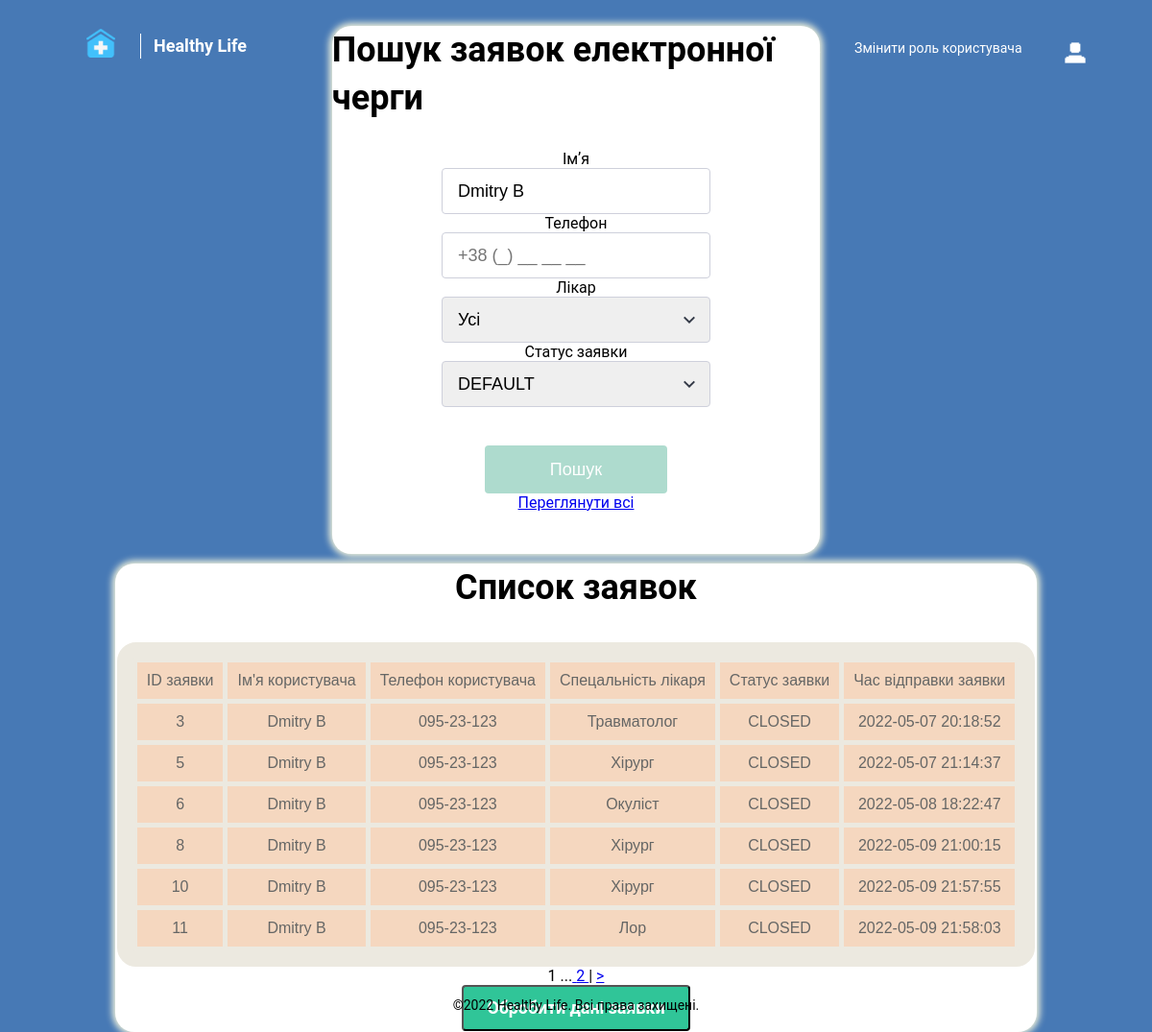
Screenshot of /history.php (signed in) with the database file from the repository.
### tables this page shows
CREATE TABLE `requests` (
  `requests_id` int(11) NOT NULL,
  `user_custom_id` int(11) DEFAULT NULL,
  `user_name` char(60) NOT NULL,
  `user_phone` char(50) NOT NULL,
  `doctor_profession` char(40) NOT NULL,
  `requests_status` char(50) NOT NULL,
  `request_time` datetime NOT NULL,
  `employee_id` int(11) DEFAULT NULL
);

### history.php (the view, shortened to what this page needs)
<!DOCTYPE html>
<html lang="en">
<head>
    <link rel="stylesheet" href="/style/style.css">
    <link href="http://fonts.cdnfonts.com/css/roboto" rel="stylesheet">
</head>
<body>
<header class="header">
    <nav class="nav-bar secondary-text">
        <div class="nav-bar-wrapper">
            <div class="nav-logo-wrapper">
                <a class="nav-logo" type="submit" style="cursor: pointer;" onclick="window.location.href='/index.php'"></a>
                <a class="nav-title" type="submit" style="cursor: pointer;" onclick="window.location.href='/index.php'">Healthy Life</a>
            </div>
            <div class="nav-menu-wrapper">
                <a class="nav-menu-item" type="submit" style="cursor: pointer;" onclick="window.location.href='/index.php'">Головна</a>
                <a class="nav-menu-item" type="submit" style="cursor: pointer;" onclick="window.location.href='/history.php'">Пошук заявок</a>
                <?php if ($_SESSION['role'] == 2 && $_SESSION['user'] == true){?>
                    <a class="nav-menu-item" type="submit" style="cursor: pointer;" onclick="window.location.href='/panel.php'">Змінити роль користувача</a>
                <?php } elseif ($_SESSION['role'] == 1 && $_SESSION['user'] == true) {?>
                    <a class="nav-menu-item" type="submit" style="cursor: pointer;" onclick="window.location.href='/history.php'">Обрати заявки на обробку</a>
                <?php } elseif ($_SESSION['role'] == 0 && $_SESSION['user'] == true){?>
                    <a class="nav-menu-item" type="submit" style="cursor: pointer;" onclick="window.location.href='/index.php'">Вітаємо, <?php echo $_SESSION['username']; ?></a>
                <?php } else {?>
                    <a class="nav-menu-item" type="submit" style="cursor: pointer;" onclick="window.location.href='scripts/auth/auth_form.php'">Авторизація</a>
                <?php } ?>
                <div class="dropdown nav-menu-icon">
                    <button onclick="myFunction()" class="drop-btn"></button>
                </div>
            </div>
        </div>
    </nav>
</header>
<div class="col-center page-wrapper">
    <div>
        <section class="registration-section">
            <div class="registration-form-wrapper">
                <form style="background-color: #FFFFFF; box-shadow: 0px 0px 7px 3px beige;
                            border-radius: 20px; max-width: 90%; min-width: 80%; height: 550px; text-align: center; top: 10px; overflow:hidden; float:left; @media(max-width: 720px) {}" action="" method="get">
                    <h2 class="form-title" style = "padding-bottom:10px;">Пошук заявок електронної черги</h2> <br>
                    <label class="form-label" for="name">Імʼя</label> <br>
                    <input class="form-input" type="text" id="name" name="name" placeholder="Введіть імʼя" value="<?php echo ((isset($_GET['name'])) ? $_GET['name'] : $_SESSION['username']); ?>"> <br>
                    <label class="form-label" for="phone">Телефон</label> <br>
                    <input class="form-input" type="tel" id="phone" name="phone" pattern="[0-9]{3}-[0-9]{2}-[0-9]{3}" placeholder="+38 (_) __ __ __" value="<?php echo ((isset($_GET['phone'])) ? $_GET['phone'] : $_SESSION['phone']); ?>"> <br>
                    <label class="form-label" for="select">Лікар</label> <br>
                    <select class="form-input form-input-select" name="select1" id="select1" required>
                        <option value="" <?php if(!isset($_GET['select1']) || $_GET['select1']=="") { ?> selected <?php }?>>Усі</option>
                    </select> <br>
                    <label class="form-label" for="select">Статус заявки</label> <br>
                    <select class="form-input form-input-select" name="select2" id="select2" required>
                        <option value="" <?php if(!isset($_GET['select2']) || $_GET['select2']=="") { ?> selected <?php }?>>DEFAULT</option>
                    </select><br>
                    <button class="form-submit-button" type="submit">Пошук</button>
                    <br><a href="<?php echo Clinic_Workdir?>/history.php?name=&phone=&select1=&select2=">Переглянути всі</a>
                </form>
            </div>
        </section>
    </div>
    <div class="div-second-block" style="background-color: #FFFFFF; box-shadow: 0px 0px 7px 3px beige;
            border-radius: 20px; max-width: 90%; min-width: 80%; height: 700px; text-align: center; top: 10px; float:right;">
        <?php
                $db_connect = new mysqli(Clinic_DBSERVER, Clinic_DBUSER, Clinic_DBPASSWORD, Clinic_DATABASE);
                $page = isset($_GET['page']) ? $_GET['page'] : 1;
                $page--;
                $count = 6;
                $sql = "SELECT * FROM `requests` where `user_name` like '%" . $_GET['name'] . "%' and `user_phone` like '%" . $_GET['phone'] . "%'
                and `doctor_profession` like '%" . $_GET['select1'] . "%' and `requests_status` like '%" . $_GET['select2'] . "%' order by `request_time` limit " . $count*$page . ", " . $count;
                $sqlR = "SELECT * FROM `requests` where `user_name` like '%" . $_GET['name'] . "%' and `user_phone` like '%" . $_GET['phone'] . "%'
                and `doctor_profession` like '%" . $_GET['select1'] . "%' and `requests_status` like '%" . $_GET['select2'] . "%' order by `request_time`";
                $res = mysqli_query($db_connect, $sql);
                $resSize = mysqli_query($db_connect, $sqlR);
                $sqlRowNum = ceil(mysqli_num_rows($resSize)/$count);
                if (mysqli_num_rows($res) > 0)
                {
                    echo "<h3 class=\"form-title\" style='text-align: center;'>Список заявок</h3>";
                    echo "<table class=\"table-custom\" valign=\"top\" style='alignment: center; text-align: center; margin:0 auto;'>\n";
                    echo "<tr>";
                    echo "<td class = \"td\">" . "ID заявки" . "</td>";
                    echo "<td class = \"td\">" . "Ім'я користувача" . "</td>";
                    echo "<td class = \"td\">" . "Телефон користувача" . "</td>";
                    echo "<td class = \"td\">" . "Спецальність лікаря" . "</td>";
                    echo "<td class = \"td\">" . "Статус заявки" . "</td>";
                    echo "<td class = \"td\">" . "Час відправки заявки" . "</td>";
                    echo "</tr>";
                    while ($req = $res->fetch_assoc()) {
                        $pro = $req['doctor_profession'];
                        switch($req['doctor_profession'])
                        {
                            case 'traumatologist':
                                $pro = 'Травматолог';
                                break;
                            case 'surgeon':
                                $pro = 'Хірург';
                                break;
                            case 'oculist':
                                $pro = 'Окуліст';
                                break;
                            case 'lor':
                                $pro = 'Лор';
                                break;
                        }
                        echo "<tr>";
                        echo "<td class = \"td\">" . $req['requests_id'] . "</td>";
                        echo "<td class = \"td\">" . htmlentities($req['user_name']) . "</td>";
                        echo "<td class = \"td\">" . $req['user_phone'] . "</td>";
                        echo "<td class = \"td\">" . $pro . "</td>";
                        echo "<td class = \"td\">" . $req['requests_status'] . "</td>";
                        echo "<td class = \"td\">" . $req['request_time'] . "</td>";
                        echo "</tr>";
                    }
                    echo "</table>\n";
                    $url = 'http' . ((isset($_SERVER['HTTPS']) && $_SERVER['HTTPS'] != 'off') ? 's' : '') . '://';
                    $url = $url . $_SERVER['SERVER_NAME'] . $_SERVER['REQUEST_URI'];
                    for ($i = 1; $i <= $sqlRowNum; $i++) {
                        $href = Clinic_HOST . "history.php?name=" . str_replace(" ", "+",$_GET['name']) . "&phone=" . $_GET['phone'] . "&select1=" . $_GET['select1'] . "&select2=" . $_GET['select2'] . "&page=" . $i;
                        if($page == 0 && $i == 1)
                        {
                            echo "<a> " . $i . " </a>";
                        }
                        else {
                            if ($href != $url) {
                                if($i == ($sqlRowNum))
                                    echo "<a>...</a><a href=" . $href . "> " . $i . " </a>";
                            } else {
                                echo "<a> " . $i . " </a>";
                            }
                        }
                    }
                    if($page != ($sqlRowNum -1))
                    {
                        $nextPage = $page + 2;
                        $href = Clinic_HOST . "history.php?name=" . str_replace(" ", "+",$_GET['name']) . "&phone=" . $_GET['phone'] . "&select1=" . $_GET['select1'] . "&select2=" . $_GET['select2'] . "&page=" . $nextPage;
                        echo "<a>     |     </a><a href=" . $href . ">   > </a>";
                    }
                    if($_SESSION['role'] == 1 || $_SESSION['role'] == 2)
                    {
                        $hrefCheck = Clinic_HOST . "requestStatus.php?name=" . str_replace(" ", "+",$_GET['name']) . "&phone=" . $_GET['phone'] . "&select1=" . $_GET['select1'] . "&select2=" . $_GET['select2'] . "&page=" . ($page + 1);
                        echo '<button class = "success-form-button" style=\'alignment: center; text-align: center; margin:0 auto; top: 30%\' type="submit" onclick="window.location.href=\''. $hrefCheck . '\'"><a style="text-align: center;" class="success-form-button-text">Обробити дані заявки</a></button>';
                    }
                }
                else
                {
                    echo '<h2 class="form-title" style = "top:40%; text-align: center; ">Заявки за даними критеріями пошуку не знайдені</h2> <br>';
                }
        ?>
    </div>
</div>
<footer class="footer secondary-text footer-color">
        <span class="footer-credentials">
            ©2022 Healthy Life. Всі права захищені.
        </span>
</footer>
</body>
</html>

### style/style.css (style rules this page uses)
* { margin: 0; padding: 0; box-sizing: border-box; position: relative; }
:root { --main-text-color: #FFFFFF; --button-dimmed: #AEDBCE; --button-active: #30C598; }
html, body { height: 100%; }
body { font-family: Roboto; background-color: #4779B5; background-size: cover; min-width: 340px; }
.drop-btn { background: #4779B5 url(../Assets/icons/Icon.svg); background-size:cover; padding: 16px; font-size: 16px; border: none; cursor: pointer; }
.dropdown { position: relative; display: inline-block; }
.success-form-button { margin: 40px; display: flex; flex-direction: row; justify-content: center; align-items: center; padding: 6px 24px; position: static; height: 48px; left: 38.09%; right: 38.09%; background: #30C598; border-radius: 4px; }
.success-form-button-text { position: static; height: 30px; left: 24px; right: 24px; top: calc(50% - 30px/2); font-family: 'Roboto'; font-style: normal; font-weight: 600; font-size: 18px; line-height: 30px; letter-spacing: -0.1px; color: #FFFFFF; }
.page-wrapper { display: flex; align-items: center; justify-content: center; margin: 0 auto; height: 80vh; }
.header,.page-wrapper { max-width: 1440px; margin: 0 auto; }
.registration-section { width: 100%; }
.registration-form-wrapper { display: flex; flex-direction: row; justify-content: space-around; }
.nav-bar-wrapper { display: flex; justify-content: space-between; align-items: center; padding: 30px 80px 0 80px; }
.nav-logo-wrapper { position: relative; padding-left: 80px; }
.nav-title { display: inline-block; font-weight: 700; font-size: 18px; line-height: 2em; }
.nav-title::before { display: inline-block; position: absolute; content: ""; border-left: 1px solid var(--main-text-color); width: 10px; height: 26px; right: 85px; top: 5px; padding-left: 15px; }
.nav-logo { position: absolute; background-image: url('../Assets/icon.png'); background-position: center; background-repeat: no-repeat; width: 40px; height: 30px; left: 5px; }
.nav-menu-item { font-size: 14px; line-height: 100%; padding-left: 32px; }
select, input { font-size: 18px; line-height: 24px; padding: 0 16px; }
.nav-menu-item:nth-child(3) { padding-right: 36px; }
.nav-menu-icon { display: inline-block; background-image: url(../Assets/icons/Icon.svg); background-position: center; width: 16px; height: 16px; }
.form-title { font-size: 36px; font-weight: 700; line-height: 50px; letter-spacing: 0em; text-align: left; padding-bottom: 32px; min-width: 372px; }
.form-input { width: 280px; height: 48px; border: 1px solid #CED0DB; border-radius: 4px; }
.form-label { padding: 24px 0 8px 0; font-size: 16px; line-height: 16px; }
.form-label:first-of-type { padding-top: 0; }
.form-input-select { appearance: none; background-image: url("../Assets/icons/Expand More.svg"); background-repeat: no-repeat; background-position: 95% 50%; }
.form-submit-button { background-color: var(--button-dimmed); border: none; border-radius: 4px; color: #FFFFFF; padding: 9px 24px; width: 190px; height: 50px; margin-top: 40px; font-size: 18px; cursor: pointer; }
.secondary-text { color: var(--main-text-color); font-size: 14px; }
.footer { position: fixed; padding: 20px 0; left: 0; bottom: 0; width: 100%; text-align: center; }
.table-custom { font-family: "Lucida Sans Unicode", "Lucida Grande", Sans-Serif; text-align: left; border-collapse: separate; border-spacing: 5px; background: #ECE9E0; color: #656665; border: 16px solid #ECE9E0; border-radius: 20px; }
.td { background: #F5D7BF; padding: 10px; }
@media (max-width: 1500px) { .col-center { margin-top:160px; display: flex; flex-direction: column; margin-bottom: 300px; } }
@media (max-width: 1500px) { .div-second-block { margin: 10px; padding-bottom: 1px; } }
@media (max-width: 1500px) { .footer-color { color: black; } }

### rows the page displays
requests: requests_id "3", user_name "Dmitry B", user_phone "095-23-123", doctor_profession "Травматолог", requests_status "CLOSED", request_time "2022-05-07 20:18:52"
requests: requests_id "5", user_name "Dmitry B", user_phone "095-23-123", doctor_profession "Хірург", requests_status "CLOSED", request_time "2022-05-07 21:14:37"
requests: requests_id "6", user_name "Dmitry B", user_phone "095-23-123", doctor_profession "Окуліст", requests_status "CLOSED", request_time "2022-05-08 18:22:47"
requests: requests_id "8", user_name "Dmitry B", user_phone "095-23-123", doctor_profession "Хірург", requests_status "CLOSED", request_time "2022-05-09 21:00:15"
requests: requests_id "10", user_name "Dmitry B", user_phone "095-23-123", doctor_profession "Хірург", requests_status "CLOSED", request_time "2022-05-09 21:57:55"
requests: requests_id "11", user_name "Dmitry B", user_phone "095-23-123", doctor_profession "Лор", requests_status "CLOSED", request_time "2022-05-09 21:58:03"
